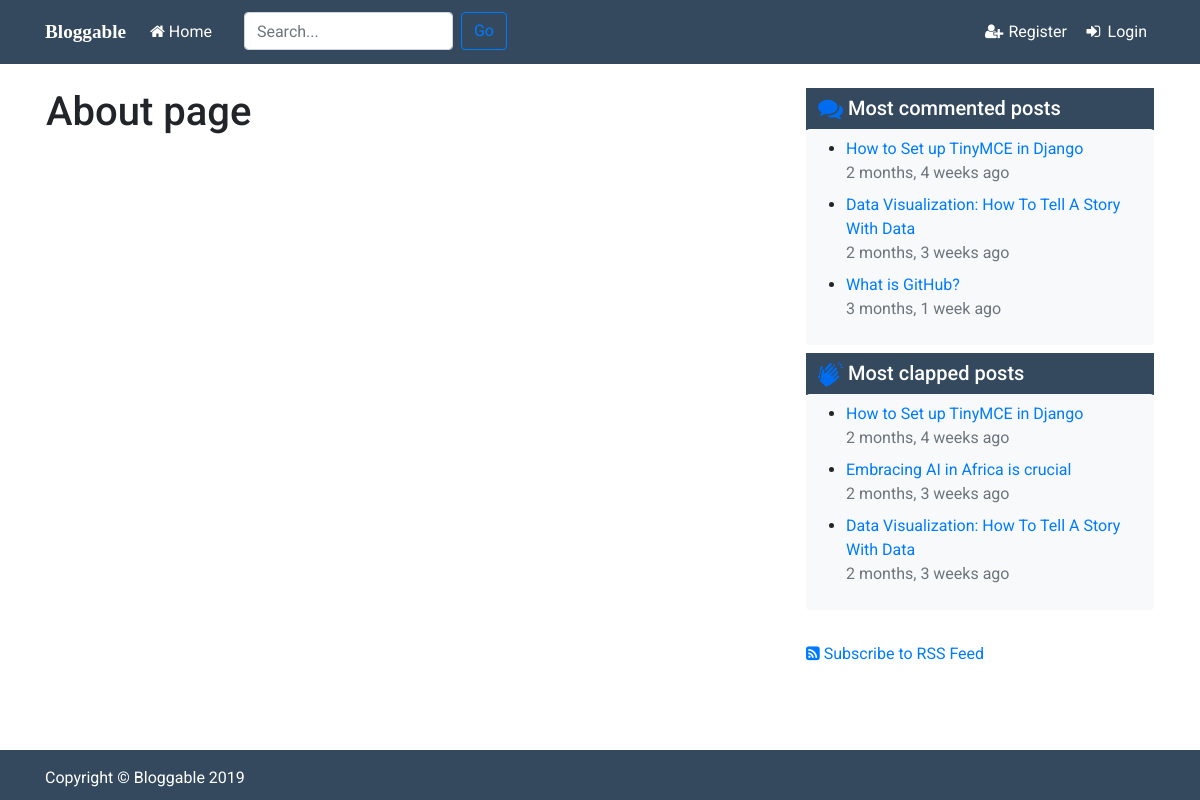
Page /about/ on the earlier database version.
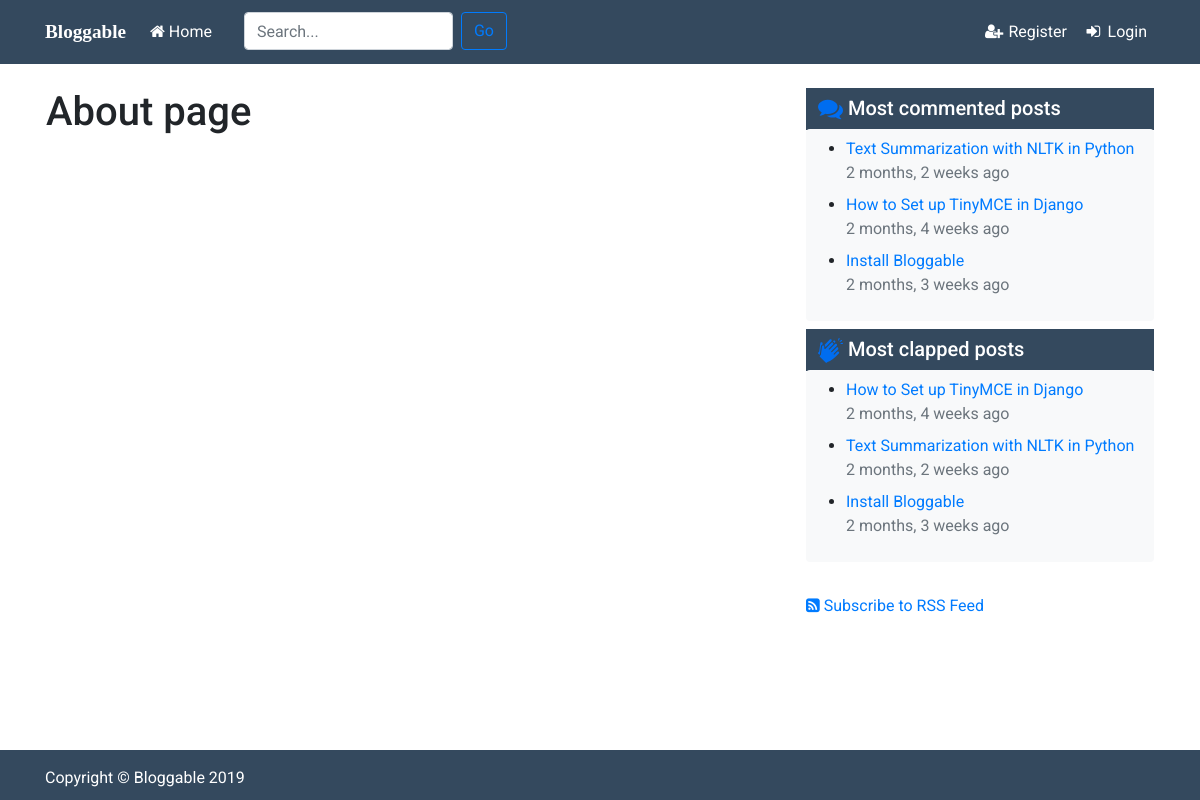
Same page on the later database version.
### blog/models.py (models this page shows, shortened)
class Post(models.Model):
    STATUS_CHOICES = (
        ('draft','Draft'),
        ('published', 'Published')
    )
    title = models.CharField(max_length=250)
    slug = models.SlugField(max_length=250, unique_for_date='publish')
    content = HTMLField('content')
    author = models.ForeignKey(User, related_name='blog_posts', on_delete=models.CASCADE)
    created = models.DateTimeField(auto_now_add=True)
    publish = models.DateTimeField(default=timezone.now)
    updated = models.DateTimeField(auto_now=True)
    status = models.CharField(max_length=10, choices=STATUS_CHOICES, default='published')
    users_clap = models.ManyToManyField(User, related_name='posts_liked', blank=True)
    view_count = models.PositiveIntegerField(default=0)
    tags = TaggableManager(blank=True)
    objects = models.Manager()
    published = PublishedManager()
    searchManager = SearchManager()
    class Meta:
        ordering = ('-publish',)
    def get_absolute_url(self):
        return reverse('post-detail', kwargs={'year':self.publish.year,
                                              'month':self.publish.strftime('%m'),
                                              'day':self.publish.strftime('%d'),
                                              'slug':self.slug})

### blog/views.py (the view)
# urls.py: path('about/', views.about, name='blog-about'),
def about(request):
    return render(request, 'blog/about.html')

### blog/models.py (called while the page is built)
    def get_queryset(self):
        return super(PublishedManager,self).get_queryset().filter(status='published')

### blog/templatetags/blog_tags.py (called while the page is built)
@register.inclusion_tag('blog/latest_posts.html')
def most_commented_posts(count=5):
    c_posts = Post.published.annotate(comments=Count('comment')).order_by('-comments')[:count]
    return {'posts':c_posts}

@register.inclusion_tag('blog/latest_posts.html')
def most_clapped_posts(count=5):
    latest_posts = Post.published.annotate(claps=Count('users_clap')).order_by('-claps')[:count]
    return {'posts':latest_posts}

### blog/templates/blog/about.html (shortened to what this page needs)
{% extends "blog/base.html" %}
{% block content %}
    <h1>About page</h1>
{% endblock content %}

### blog/templates/blog/latest_posts.html
{% load humanize %}
<ul>
    {% for post in posts %}
    <li>
        <a href="{{ post.get_absolute_url }}">{{ post.title }}</a>
        <span class="text-muted mb-2 d-block">{{ post.publish|naturaltime }}</span>
    </li>
    {% endfor %}
</ul>

Differences in the rows shown:
removed Post: title "Data Visualization: How To Tell A Story With Data", publish "2 months, 3 weeks ago"
removed Post: title "What is GitHub?", publish "3 months, 1 week ago"
removed Post: title "Embracing AI in Africa is crucial", publish "2 months, 3 weeks ago"
added Post: title "Text Summarization with NLTK in Python", publish "2 months, 2 weeks ago"
now on this page (row edited): Post: title "Install Bloggable", publish "2 months, 3 weeks ago"
